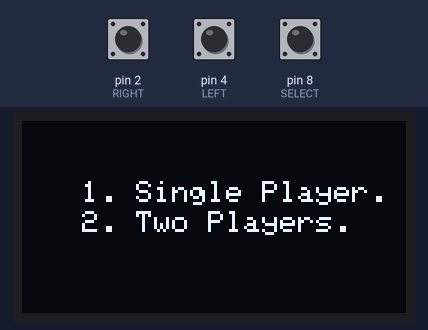
Simulated run of this sketch. Board: Arduino Uno, built with avr-gcc and run on an emulated ATmega328P. On the bench: 128×64 one-colour display. The inputs (shaded band) are chosen by the test bench; at power-on: pin 4 (LEFT) LOW, pin 2 (RIGHT) LOW, pin 8 (SELECT) LOW. Random numbers use the default seed unless the sketch sets one; what the sketch prints to the serial monitor is not drawn.

Above: at 1.2 s.
1.3 s: pin 4 (LEFT) pulled HIGH for 1 s
At 2.3 s:
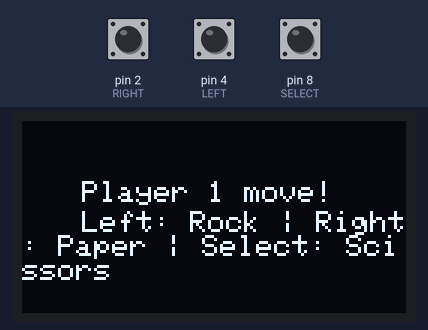
At 3.7 s:
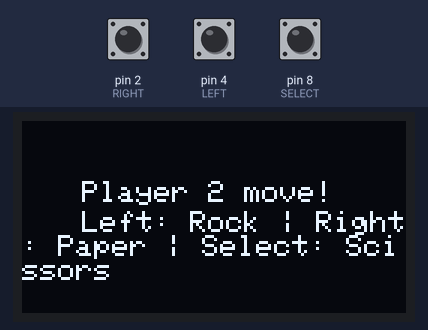
4.0 s: pin 2 (RIGHT) pulled HIGH for 0.15 s
At 5.3 s:
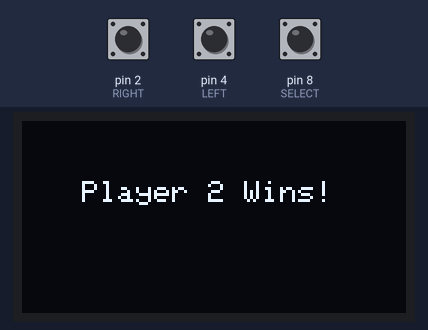
Timing chart, 0 to 7.0 s (numbered marks = the images above; inputs shaded):
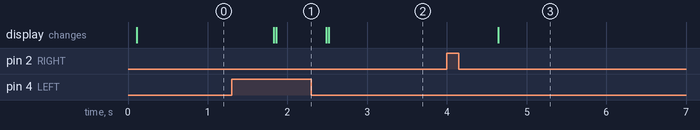

Measured:
- after the input at 1.3 s, the display: first changes after 0.53 s (image 1 shows a later state)
- after the input at 4.0 s, the display: changes after 0.65 s (image 3)

The sketch:

rockPaperScissors.ino
```cpp
#include <SPI.h>
#include <Wire.h>
#include <Adafruit_GFX.h>
#include <Adafruit_SSD1306.h>
#include <stdlib.h>

#define SCREEN_WIDTH 128
#define SCREEN_HEIGHT 64

#define LEFT 4
#define RIGHT 2
#define SELECT 8

#define ROCK 1
#define PAPER 2
#define SCISSOR 3

Adafruit_SSD1306 display(SCREEN_WIDTH, SCREEN_HEIGHT, &Wire, -1);

void setup()
{
  Serial.begin(115200);

  pinMode(LEFT, INPUT);
  pinMode(RIGHT, INPUT);
  pinMode(SELECT, INPUT);

  if (!display.begin(SSD1306_SWITCHCAPVCC, 0x3C))
  {
    Serial.println(F("SSD1306 allocation failed"));
    for(;;);
  }

  display.clearDisplay();
  display.display();

  Serial.print("Starting game.");
}

void loop()
{
  int gameMode = selectGameMode();

  int p1 = selectMove(1);
  int p2 = (gameMode == 1) ? askAI() : selectMove(2);

  bool winner = checkWin(p1, p2);

  if (winner) {
    delay(5000);
    // restart game after delay
  }
}

void displayOLED(int textSize, int setX, int setY, char str[20]) {
    display.setFont(NULL);
    display.setTextSize(textSize);
    display.setTextColor(WHITE);
    display.setCursor(setX, setY);
    display.print(str);
    display.display();
}

void drawCircles()
{
  for(int16_t i = 5; i < 90; i += 5) {
    display.drawCircle(63,31,i,WHITE);
    display.display();
    delay(10);
    display.clearDisplay();
  }
}

int askAI()
{
  int aiMove = (rand()%3) + 1;
  Serial.print("AI chose ");
  Serial.println(aiMove);
  return aiMove;
}

int selectGameMode()
{
  display.clearDisplay();
  displayOLED(1, 20, 20, "1. Single Player.");
  displayOLED(1, 20, 30, "2. Two Players.");
  delay(1000);

  int mode = readButt();
  Serial.print("Selected game mode ");
  Serial.println(mode);

  return mode;
}

int readButt()
{
  int val = 0;

  while(1) {
    if (digitalRead(RIGHT)==HIGH) { val = 1; break; }
    if (digitalRead(LEFT)==HIGH) { val = 2; break; }
    if (digitalRead(SELECT)==HIGH) { val = 3; break; }
  }
  Serial.print("returning ");
  Serial.println(val);
  delay(500);
  return val;
}

int selectMove(int player)
{
  display.clearDisplay();
  char str[20];
  snprintf(str, sizeof(str), "Player %d move!", player);
  displayOLED(1, 20, 20, str);
  displayOLED(1, 20, 30, "Left: Rock | Right: Paper | Select: Scissors");

  int move = 0;

  while (move == 0) {
    if (digitalRead(LEFT) == HIGH) {
      move = ROCK;
      Serial.print("Player chose ");
      Serial.println("ROCK");

    } else if (digitalRead(RIGHT) == HIGH) {
      move = PAPER;
      Serial.print("Player chose ");
      Serial.println("PAPER");

    } else if (digitalRead(SELECT) == HIGH) {
      move = SCISSOR;
      Serial.print("Player chose ");
      Serial.println("SCISSOR");

    }
    delay(100);
  }

  delay(500);
  return move;
}

bool checkWin(int p1, int p2)
{
  bool winner = false;

  display.clearDisplay();

  if (p1 == p2) {
    displayOLED(1, 20, 20, "Tie!");
  }
  else if((p1 == ROCK && p2 == SCISSOR) ||
          (p1 == SCISSOR && p2 == PAPER) ||
          (p1 == PAPER && p2 == ROCK)) {
    displayOLED(1, 20, 20, "Player 1 Wins!");
    winner = true;
  } else {
    displayOLED(1, 20, 20, "Player 2 Wins!");
    winner = true;
  }

  Serial.print("Winner ");
  Serial.println(winner ? "TRUE" : "FALSE");

  delay(5000);
  return winner;
}
```
